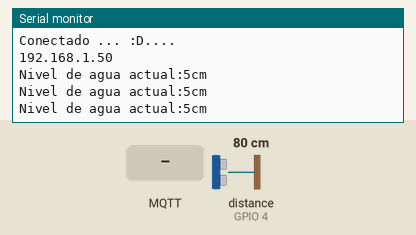
This program was run on a simulated ESP8266 (NodeMCU). On the bench: the last lines printed to the serial monitor. Wiring (inferred from the names in the program): ultrasonic range finder: trigger GPIO 5; echo GPIO 4. Inputs (shaded band) come from the test bench; at power-on: distance to the obstacle (sensor on GPIO 4) 80 cm. The echo pulse lasts 58.3 µs per cm; WiFi joins after 1.5 s; servers stay silent unless stated; no MQTT or app messages arrive unless stated.

Above: at 2.7 s.
2.8 s: MQTT message "1" arrives on the first subscribed topic
At 3.6 s:
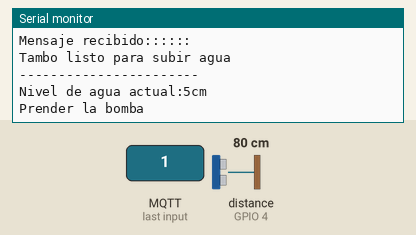
4.6 s: distance to the obstacle (sensor on GPIO 4) set to 2 cm
At 5.1 s:
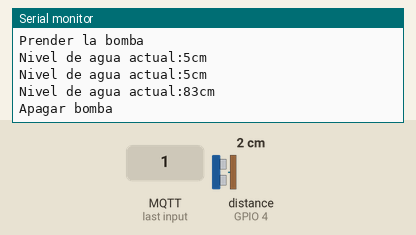
6.1 s: MQTT message "0" arrives on the first subscribed topic
7.6 s: distance to the obstacle (sensor on GPIO 4) set to 4 cm
At 8.2 s:
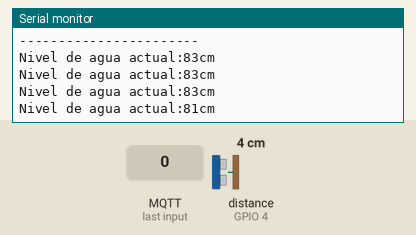
Timing chart, 0 to 10.1 s (numbered marks = the images above; inputs shaded):
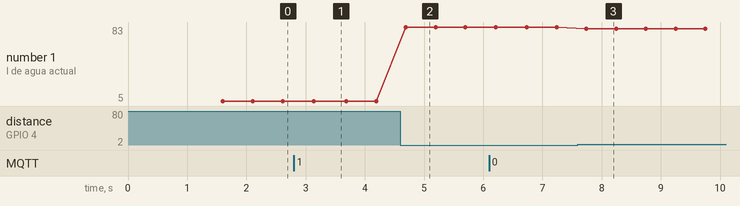

The program:

main.cpp
```cpp
#include <Arduino.h>

#include <PubSubClient.h>
#include <WiFiManager.h>
#define trigP 5 //D1   conexiones en los pines
#define echoP 4 //D2   conexiones en los pines
#define alturaMaxima 84.5
//#define alturaMaxTinaco1 125 cm
#define aguaMin 74.5
#define aguaMax 20
const char * ssid="IZZI-C445";
const char * password = "F82DC011C445";
const char * mqttserver = "192.168.0.6";
const int mqttPort = 1883;   //puerto mosquito este es por defaul


int nivelActual;
int hMax;
int hMin;
long duration;
int nivel;
String espip = "";
bool bombaActivada = false;
bool tamboReady = false;
WiFiClient clienteTinaco;
PubSubClient client(clienteTinaco);

String IpAddress2String(const IPAddress& ipAddress)
{
  return String(ipAddress[0]) + String(".") +\
  String(ipAddress[1]) + String(".") +\
  String(ipAddress[2]) + String(".") +\
  String(ipAddress[3])  ;
}

void callback(char* topic, byte* payload, unsigned int length) {
  Serial.println("Mensaje recibido::::::");
  if((char)payload[0] == '1'){
    Serial.println("Tambo listo para subir agua");
    client.publish("status","Tambo listo para subir agua");
    tamboReady = true;
  }
  else if ((char)payload[0] == '0')
  {
    Serial.println("Tambo necesita agua");
    client.publish("status","Tambo necesita agua");
    tamboReady = false;
  }


  Serial.println();
  Serial.println("-----------------------");

}

void setup() {
    // put your setup code here, to run once:

  Serial.begin(9600);
  pinMode(trigP,OUTPUT);
  pinMode(echoP,INPUT);
  Serial.println("Pines listos papss");

  hMin = alturaMaxima - aguaMin; // 10cm
  hMax = alturaMaxima - aguaMax; // 80cm

  WiFi.begin(ssid,password);


  while (WiFi.status() != WL_CONNECTED )
  {
    delay(500);
    Serial.println("Conectandose a WiFi... ...");

  }
  Serial.println("Conectado a al red Wifi... :D ....");
  client.setServer(mqttserver,mqttPort);
  client.setCallback(callback);
  while (!client.connected() )
  {
    Serial.println("conectandose a servidor mosquitto");
    if (client.connect("esp8266tinacoArriba"))
    {
      Serial.println("Conectado ... :D....");
      //Serial.println(WiFi.localIP());
      espip = WiFi.localIP().toString();
      Serial.println(espip);
      client.publish("status", "Esp8266_controlador_de_bomba_reconectado"); //Topic name
      client.publish("ips/tinaco", (char*) espip.c_str());
    }
    else
    {
      Serial.print("Fallo conexión ");
      Serial.print(client.state());
      delay(2000);
    }
  }
  client.publish("status","controlador_Tinco_de_arriba_Conectado");
  client.subscribe("status/tambo");
}
// Funcion de reconeccion
void reconnect(){
    //Loop until we connect
    while (!client.connected() )
  {
    Serial.println("conectandose a servidor mosquitto");
    if (client.connect("esp8266tinacoArriba"))
    {
      Serial.println("Conectado ... :D....");
      Serial.println(WiFi.localIP());
      espip = WiFi.localIP().toString();
      client.publish("status", "Esp8266_controlador_de_bomba_reconectado"); //Topic name
      client.publish("ips/tinaco", (char*) espip.c_str());
      client.publish("status","controlador_Tinco_de_arriba_Conectado");
      client.subscribe("status/tambo");
    }
    else
    {
      Serial.print("Fallo conexión ");
      Serial.print(client.state());
      delay(2000);
    }
  }
  client.subscribe("status/tambo");
}

void loop() {
  if (!client.connected()) {
    reconnect();
  }
  // put your main code here, to run repeatedly:
//Para correr que el sistema siempre este conectado a Internet
client.loop();

espip = WiFi.localIP().toString();

client.publish("ips/tinaco", (char*) espip.c_str());
//Entorno de medida del sistema
digitalWrite(trigP,LOW);
delayMicroseconds(2);
digitalWrite(trigP,HIGH);
delayMicroseconds(10);
digitalWrite(trigP,LOW);

duration = pulseIn(echoP,HIGH);

nivel = duration*0.034/2;
nivelActual = alturaMaxima-nivel;
Serial.print("Nivel de agua actual:");
Serial.print(nivelActual);
Serial.println("cm");
constexpr size_t buffer_size = 10;
char buffer[buffer_size];
dtostrf(nivelActual,buffer_size-1,2,buffer);
buffer[7]='c';
buffer[8]='m';
client.publish("Nivel_agua/tinaco",buffer);


//Condiciones de operacion

if (nivelActual>=hMax && bombaActivada)
{
  Serial.println("Apagar bomba");
  client.publish("Bomba","0"); // Para que apague la bomba el switch
  bombaActivada = false; // Variable de control

}
else if (nivelActual<=hMin  && !bombaActivada && tamboReady)
{
  client.publish("Bomba","1"); // Para que prenda la bomba el relevador.
  bombaActivada = true;
  Serial.println("Prender la bomba");
}
else if (bombaActivada && !tamboReady){
  Serial.println("Apagar bomba");
  client.publish("Bomba","0"); // Para que apague la bomba el switch
  bombaActivada = false; // Variable de control

}
else if (tamboReady && nivelActual<hMax && nivelActual > hMin){
  client.publish("Bomba","1"); // Para que prenda la bomba el relevador.
  bombaActivada = true;
  Serial.println("Prender la bomba");
}

delay(500);

}

///
```

Measured:
- after the input at 2.8 s, the serial monitor: prints a new line after 0.32 s (image 1)
- after the input at 4.6 s, the serial monitor: prints a new line after 0.09 s (image 2)
- after the input at 7.6 s, the serial monitor: prints a new line after 0.14 s (image 3)
- plotted number 1: 5 → 83 after the input at 4.6 s, 83 → 81 after the input at 7.6 s
